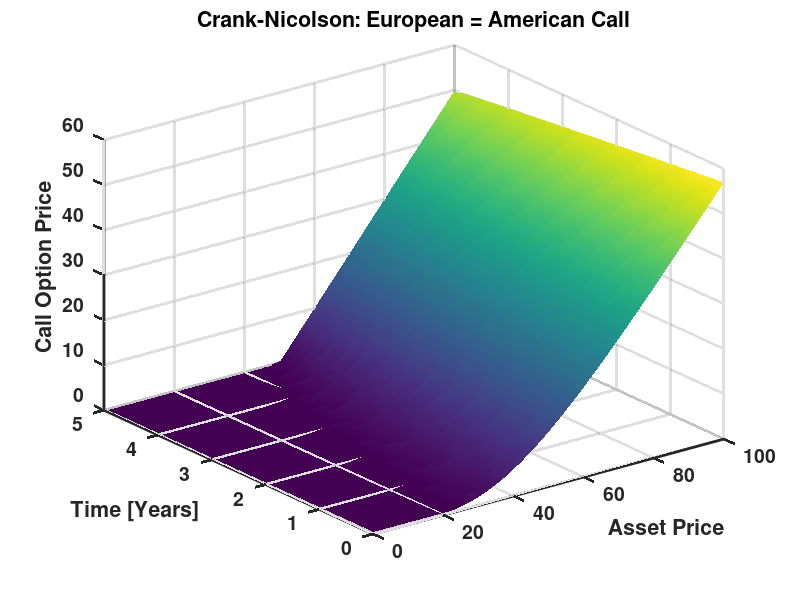
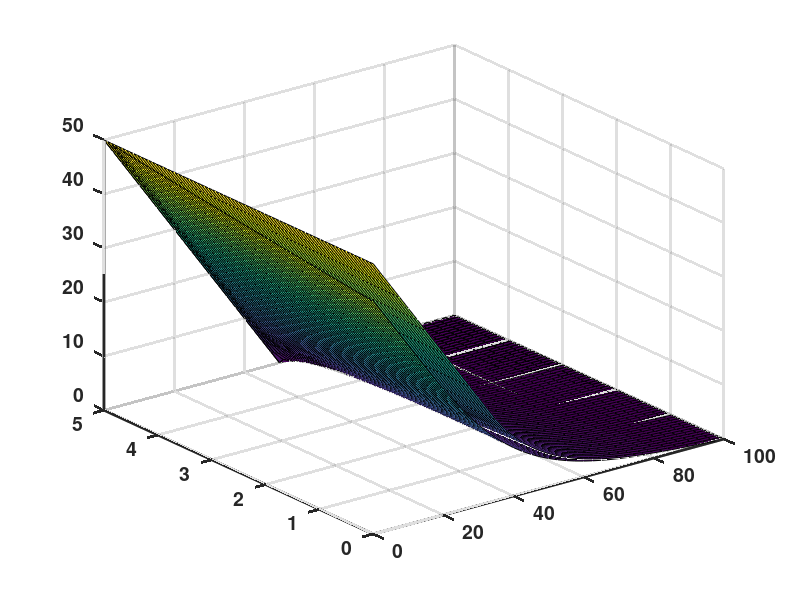

These charts were generated, in order, by the following MATLAB code: (Note: this script raises an error after producing the figures.)
function [ EuroCall AmerCall EuroPut AmerPut ] =...
    CrankNicAmerPDE( S0, K, T, r, vol, Smax, M, q)
% CrankNicAmerPDE employs succesive over relation 
% (SOR) on a PDE grid to calculate  price
% of American call and put options. PlotFlag Option
% turns on plotting of option value as a function
% of time and underlying asset price
% Option Delta and Gamma can be easily extracted from
% grid. A 2D plot for Delta and Gamma at time zero is 
% generated as well as a 3D plot for Delta and Gamma
% vs time and asset price

disp ('Crank Nicolson PDE: American Techniques')

close all;
clc;
set(0,'defaultaxeslinewidth',2); set(0,'defaultlinelinewidth',2);
set(0,'defaultaxesFontWeight','bold');set(0,'defaulttextFontWeight','bold'); 
set(0,'defaultaxesfontsize',14); set(0,'defaulttextfontsize',14);
    
if (nargin < 8), q = 0; end
if (nargin < 7), M = 41, end % accurate -> M>101
if (nargin < 6), Smax = 100; end 
if (nargin < 5), vol = 0.2; end
if (nargin < 4), r = 0.03; end
if (nargin < 3), T = 5; end
if (nargin < 2), K = 50; end
if (nargin < 1), S0 = 50; end

dS=Smax/(M-1) % equivalent to M=Smax/dS + 1 
%Smax= (M-1)*dS % S=0,dS,2*dS,...,(M-1)*dS
S=0:dS:Smax;
% simple step size calibration of
tstepApprox = dS^2/sqrt(vol)/200
Napprox = round (T/tstepApprox+1);
t = linspace(0,T,Napprox);
N = length(t)
dt = t(2)-t(1)
 
maxSK = (max(S-K,0))'; 
maxKS = (max(K-S,0))'; 

j = [2:M-1]; % Stock Price Interior Nodes
jAll=[1:M]'-1; % use for S=dS*jAll
alphaCoeff = 0.25*dt*(vol^2*jAll.^2 -(r-q)*jAll);
betaCoeff = -0.5*dt*(vol^2*jAll.^2+r);
gammaCoeff = 0.25*dt*(vol^2*jAll.^2 +(r-q)*jAll);

% Same Boundary Conditions for American
iAll=[1:N]; % use for t=(iAll-1)*dt  
%tau= T-t =(N-1)*dt - (iAll-1)*dt = (N-iAll)*dt
%%%%%%%%%%%%%%%%%%%%%%%%%%
% CN technique only calculates interior nodes.
% We ignore the first and last a,b,c Coefficient
CoeffMat1=diag(-alphaCoeff(3:M-1),-1)+...
    diag(1-betaCoeff(2:M-1))+diag(-gammaCoeff(2:M-2),1);
CoeffMat2=diag(alphaCoeff(3:M-1),-1)+...
    diag(1+betaCoeff(2:M-1))+diag(gammaCoeff(2:M-2),1);
% As just mentioned, CN technique only calculates 
% interior nodes. The top interior node needs information
% from the top edge node and the bottom interior node needs
% information from the bottom edge node. Since we can't 
% extend the coefficient matrix, the edge nodes 
% aCoeff(2) and cCoeff(M-1) have to be added in 

%%%%%%%%%%%%%%%%%%%%%%%%%%%%%%%%%%%%%%%%%%%%%%
% Matrix Division
%%%%%%%%%%%%%%%%%%%%%%%%%%%%%%%%%%%%%%%%%%%%%%%%%%%%%%%
c = zeros(M,N); c(:,N) = maxSK; 
p = zeros(M,N); p(:,N) = maxKS;  %time T expiration
c(1,iAll) = 0; % OTM
c(M,iAll) = Smax*exp(-q*((iAll-1)*dt))...
                -K*exp(-r*(N-iAll)*dt); %ITM
p(M,iAll) = 0; % OTM
p(1,iAll) = K*exp(-r*(N-iAll)*dt); %ITM %Smin=0
cEdge=zeros(M-2,1);
pEdge=zeros(M-2,1);

tic
for i=N-1:-1:1  
    cEdge(end)=(c(M,i)+c(M,i+1))*gammaCoeff(M-1); 
    % cEdge(1)=0;
    c(j,i)= (CoeffMat1 \ (CoeffMat2*c(j,i+1) + cEdge));  
    pEdge(1)=(p(1,i)+p(1,i+1))*alphaCoeff(2); 
    % pEdge(end)=0;
    p(j,i) = (CoeffMat1 \ (CoeffMat2*p(j,i+1) + pEdge));   
end
MatrixLeftTime=toc;
fprintf(1,'\nMatrix Division: Time = %e', MatrixLeftTime);
EuroPut = interp1 (S, p(:,1), S0); 
EuroCall = interp1 (S, c(:,1), S0);
fprintf (1,'\nEuropean Put = %f, European Call = %f\n\n',...
    EuroPut, EuroCall);
%%%%%%%%%%%%%%%%%%%%%%%%%%%%%%%%%%%%%%%%%%%%%%%%%%

%%%%%%%%%%%%%%%%%%%%%%%%%%%%%%%%%%%%%%%%%%%%%%%
% SOR: American
%%%%%%%%%%%%%%%%%%%%%%%%%%%%%%%%%%%%%%%%%%%%%%
% Direct Calculation of American Put (P) and Call (C)
% Successive  Over Relaxation Technique is required as
% each node is repeatedly checked for early payout
%%%%%%%%%%%%%%%%%%%%%%%%%%%%%%%%%%%%%%%%%%%%%%%%%%%%%
C = zeros(M,N); C(:,N) = maxSK; 
P = zeros(M,N); P(:,N) = maxKS;  %time T expiration
C(1,iAll) = 0; % OTM
C(M,iAll) = Smax*exp(-q*((iAll-1)*dt))...
                -K*exp(-r*(N-iAll)*dt); %ITM
P(M,iAll) = 0; % OTM
P(1,iAll) = K;%K*exp(-r*(N-iAll)*dt); %ITM %Smin=0
Cchange = zeros(M,1); Pchange = zeros(M,1);
Cold = zeros(M,1); Pold=zeros(M,1); 
rC=zeros(M,1); rP=zeros(M,1);
CEdge=zeros(M-2,1); PEdge=zeros(M-2,1); 

tol = 0.0000001;
w=1.5;
maxcount=40;
tic
jNodes=[1:M];
for i=N-1:-1:1 
    %%%% American Call Calculation
    C(j,i)=C(j,i+1);
    CEdge(end)=(C(M,i+1))*gammaCoeff(M-1); %CEdge(1)=0; 
    rC(j)= ((CoeffMat2*C(j,i+1) + CEdge));
    CchangeNorm=1;
    counter =0;
    while ((CchangeNorm > tol) && (counter < maxcount)) 
        for m=2:M-1
            Cold(m)=C(m,i);
            C(m,i)=max(maxSK(m),...
                (C(m,i)+(w.*(1./(1-betaCoeff(m))).*...
                (rC(m) + alphaCoeff(m).*C((m-1),i)...
                - (1-betaCoeff(m)).*C(m,i)...
                + gammaCoeff(m).*C(m+1,i)))));  
        end
        Cchange(j) = C(j,i) - Cold(j);
            CchangeNorm=(norm(Cchange));
            counter = counter +1;      
    end %[i counter CchangeNorm ]
     
    %%%% American Put Calculation    
    P(j,i)=P(j,i+1);
    PEdge(1)=(P(1,i+1))*alphaCoeff(2); %pEdge(end)=0;
    rP(j) = ((CoeffMat2*P(j,i+1) + PEdge));  
    PchangeNorm=1;
    counter =0;
   while ((PchangeNorm > tol) && (counter < maxcount)) 
        for m=2:M-1
            Pold(m)=P(m,i);
            P(m,i)=max(maxKS(m),...
                (P(m,i)+(w.*(1./(1-betaCoeff(m))).*...
                (rP(m) + alphaCoeff(m).*P((m-1),i)...
                - (1-betaCoeff(m)).*P(m,i)...
                + gammaCoeff(m).*P(m+1,i)))));
        end
        Pchange(j) = P(j,i) - Pold(j);
        PchangeNorm=(norm(Pchange));
        counter = counter +1;
   end % [i counter PchangeNorm ]
end

sorTime=toc;
fprintf('\nSuccesive Over Relaxation: Time = %e', sorTime);
AmerPut = interp1 (S, P(:,1), S0); 
AmerCall = interp1 (S, C(:,1), S0);
fprintf (1,'\nAmerican Put = %f, American Call = %f\n\n',...
    AmerPut, AmerCall);
%%%%%%%%%%%%%%%%%%%%%%%%%%%%%%%%%%%%%%%%%%%%%%%%%%

%%%%%%%%%%%%%%%%%%%%%%%%%%%%%%%%%%%%%%%%%%%%%%
%  Option Greeks%%%%%%%%%%%%%%%%%%%%
DeltaCallAmer=(C(3:end,1)-C(1:end-2,1))/(2*dS);
DeltaPutAmer=(P(3:end,1)-P(1:end-2,1))/(2*dS);
DeltaCallEur=(c(3:end,1)-c(1:end-2,1))/(2*dS);
DeltaPutEur=(p(3:end,1)-p(1:end-2,1))/(2*dS);

GammaCallAmer=(C(3:end,1)-2*C(2:end-1,1)+C(1:end-2,1))/(dS^2);
GammaPutAmer=(P(3:end,1)-2*P(2:end-1,1)+P(1:end-2,1))/(dS^2);
GammaCallEur=(c(3:end,1)-2*c(2:end-1,1)+c(1:end-2,1))/(dS^2);
GammaPutEur=(p(3:end,1)-2*p(2:end-1,1)+p(1:end-2,1))/(dS^2);

DeltaCallAmerAll=(C(3:end,:)-C(1:end-2,:))/(2*dS);
GammaCallAmerAll=(C(3:end,:)-2*C(2:end-1,:)+C(1:end-2,:))/(dS^2);

DeltaPutAmerAll=(P(3:end,:)-P(1:end-2,:))/(2*dS);
GammaPutAmerAll=(P(3:end,:)-2*P(2:end-1,:)+P(1:end-2,:))/(dS^2);
%%%%%%%%%%%%%%%%%%%%%%%%%%%%%%%%%%%%%%%%%%%%%%%%%

 %%%%%%%%%%%%%%%%%%%%%%%%%%%%%%%%%%%%%%%%%%%%%%%%
% Option to plot numerical solution to PDE 
% as a function of time and underlying asset price   
    PlotFlag=1;
if (PlotFlag) %%%%%%%%%%%%%%%%%%%%%%%%%%%%%%%%

% compare American and European call option price 
% evolution over time 
    figure
    Smatrix=repmat(S',1,N);
    tmatrix=repmat(t,M,1);
    surf (Smatrix,tmatrix,C)
    hold on
    surf (Smatrix,tmatrix,c)
    hold off
    shading interp
    xlabel ('Asset Price'); ylabel ('Time [Years]');
    zlabel ('Call Option Price');
    title ('Crank-Nicolson: European = American Call') 
    
% compare American and European put option price 
% evolution over time    
    figure
    surf (Smatrix,tmatrix,P)
    hold on
    surf (Smatrix,tmatrix,p)
    hold off
    alpha(.7)
    shading interp
    title ('Crank-Nicolson: American and European Put') 
    xlabel ('Asset Price'); ylabel ('Time [Years]');
    zlabel ('Put Option Price'); 
    
    figure
% compare american and european call and put option delta
    subplot (2,2,1); plot (S(2:(end-1))/S0,DeltaCallAmer,'-',...
        S(2:(end-1))/S0,DeltaCallEur,'--');
    title ('                Time zero: 5 years until Expiration')
    xlabel ('Asset Price / S_0'); 
    ylabel ('Call \Delta = \deltac/\deltaS');
    subplot (2,2,3); plot (S(2:(end-1))/S0,DeltaPutAmer,'-',...
        S(2:(end-1))/S0,DeltaPutEur,'--');
    xlabel ('Asset Price / S_0'); 
    ylabel ('Put \Delta = \deltap/\deltaS');

% compare american and european call and put option gamma
   subplot (2,2,2); plot (S(2:(end-1))/S0,GammaCallAmer,'-',...
        S(2:(end-1))/S0,GammaCallEur,'--');
    xlabel ('Asset Price / S_0'); 
    ylabel ('Call \Gamma = \delta^2c/\deltaS^2');
    subplot (2,2,4); plot (S(2:(end-1))/S0,GammaPutAmer,'-',...
        S(2:(end-1))/S0,GammaPutEur,'--');
    xlabel ('Asset Price / S_0'); 
    ylabel ('Put \Gamma = \delta^2p/\deltaS^2');
    legend('American','European')


    figure
% plot call delta vs time and vs asset price 
    subplot (2,2,1)
    Smatrix=repmat((S(2:end-1))',1,N)/ S0;
    tmatrix=repmat(t,M-2,1);
    colormap pink
    contourf (Smatrix,tmatrix,DeltaCallAmerAll)
    xlabel ('Asset Price / S_0'); ylabel ('Time [Years]');
    title ('American Call \Delta = \deltaP/\deltaS');
% plot put delta vs time and vs asset price 
    subplot (2,2,3)
    colormap pink
    contourf (Smatrix,tmatrix,DeltaPutAmerAll)
    xlabel ('Asset Price / S_0'); ylabel ('Time [Years]');
    title ('American Put \Delta = \deltaP/\deltaS');

% near expiration (last time few points) explosive increase 
% in gamma obscures plot 
% plot call gamma vs time and vs asset price
    subplot (2,2,2)
    contour (Smatrix,tmatrix,GammaCallAmerAll,50)
    xlabel ('Asset Price / S_0'); ylabel ('Time [Years]');
    title ('American Call \Gamma = \delta^2P/\deltaS^2');
% plot put gamma vs time and vs asset price
    subplot (2,2,4)
    contour (Smatrix,tmatrix,GammaPutAmerAll,50)
    xlabel ('Asset Price / S_0'); ylabel ('Time [Years]');
    title ('American Put \Gamma = \delta^2P/\deltaS^2');
end
end